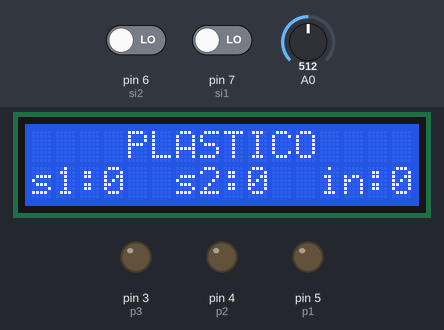
Simulated run of this sketch. Board: Arduino Uno, built with avr-gcc and run on an emulated ATmega328P. Parts: 16×2 character LCD, output pins drawn as LEDs (lit = HIGH). The inputs (shaded band) are chosen by the test bench; at power-on: A0 = 512, pin 6 (si2) LOW, pin 7 (si1) LOW.

Above: at 3.2 s.
3.3 s: A0 set to 12
4.8 s: A0 set to 9
At 6.0 s:
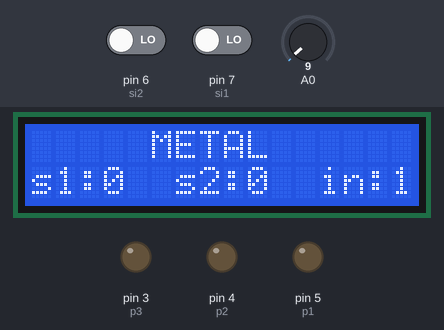
6.3 s: pin 6 (si2) driven HIGH
At 7.4 s:
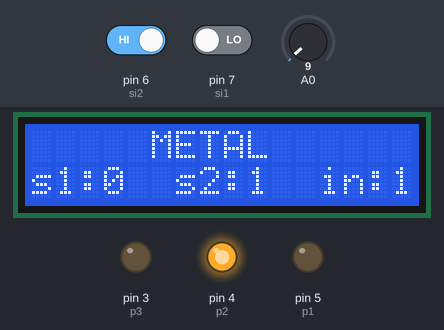
8.1 s: pin 7 (si1) driven HIGH
At 9.9 s:
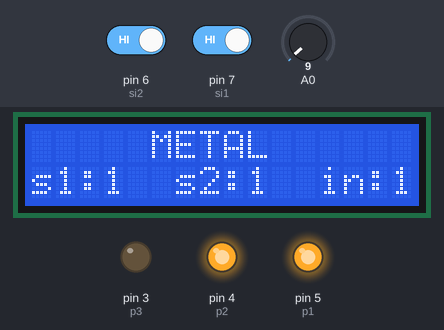
10.7 s: pin 6 (si2) driven LOW
At 13.6 s:
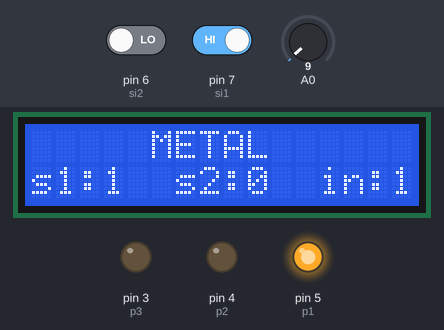
13.7 s: A0 set to 122
At 15.7 s:
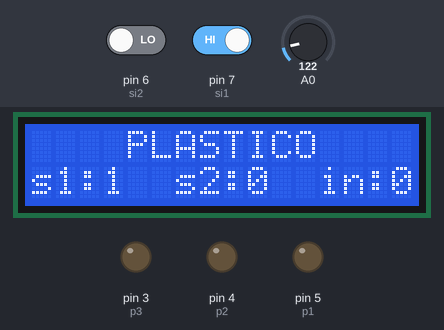
Timing chart, 0 to 16.8 s (numbered marks = the images above; inputs shaded):
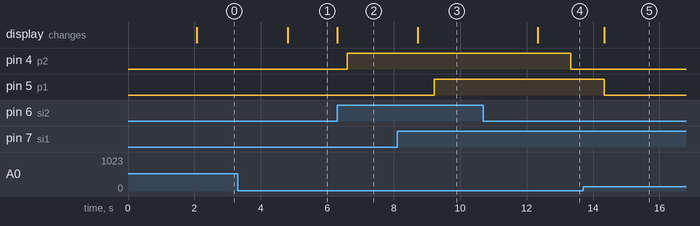

Measured:
- the behaviour switches between 11 and 10 on A0 (found by bisection; images 0 and 1)
- after the input at 3.3 s, every drawn part: stays the same
- after the input at 4.8 s, the display: changes at once (image 1)
- after the input at 6.3 s, pin 4 (p2): LOW → HIGH after 0.31 s; the display: changes at once (image 2)
- after the input at 8.1 s, pin 5 (p1): LOW → HIGH after 1.1 s; the display: changes after 0.62 s (image 3)
- after the input at 10.7 s, pin 4 (p2): HIGH → LOW after 2.6 s; the display: changes after 1.6 s (image 4)
- after the input at 13.7 s, pin 5 (p1): HIGH → LOW after 0.64 s; the display: changes after 0.64 s (image 5)

The sketch:

trabajo_final_oleo.ino
```cpp
/*
  The circuit:
 * LCD RS pin to digital pin 13
 * LCD Enable pin to digital pin 12
 * LCD D4 pin to digital pin 11
 * LCD D5 pin to digital pin 10
 * LCD D6 pin to digital pin 9
 * LCD D7 pin to digital pin 8
 * LCD R/W pin to ground
 * 10K resistor:
 * ends to +5V and ground
 * wiper to LCD VO pin (pin 3)
 */
// --------------------------- LIBRERIAS ---------------------------
// libreria lcd
#include <LiquidCrystal.h>

// initialize the library with the numbers of the interface pins
LiquidCrystal lcd(13, 12, 11, 10, 9, 8);

// --------------------------- CONEXIONES ---------------------------
const int si1 = 7;      // sensor infrarrojo 1
const int si2 = 6;      // sensor infrarrojo 2

const int p1 = 5;      // piston 1
const int p2 = 4;      // piston 2
const int p3 = 3;      // piston 3

// --------------------------- VARIABLES ---------------------------
int indu = 0;        // variable sensor inductivo

boolean ind = 0;        // variable sensor inductivo
boolean sif1 = 0;        // variable sensor infrarrojo 1
boolean sif2 = 0;        // variable sensor infrarrojo 2

// lo uso para saber si es metal o prlastico
boolean met = 0;        // variable metal / plastico

// --------------------------- CONFIGURACION INICIAL ---------------------------
void setup() {
  Serial. begin(9600);      // incializo el puerto serial para mandar datos al pc
  // set up the LCD's number of columns and rows:
  lcd.begin(16, 2);
  // Print a message to the LCD.
  lcd.print("      HOLA");

  pinMode(p1,OUTPUT);    // salida
  pinMode(p2,OUTPUT);    // salida
  pinMode(p3,OUTPUT);    // salida

  pinMode(si1,INPUT);    // entrada
  pinMode(si2,INPUT);    // entrada
  delay(2000);
}

// --------------------------- PROGRAMA PRINCIPAL ---------------------------
void loop() {
  mindu();      // mido sensor inductivo

  if (ind){
    met = 1;
  }

  sif1 = digitalRead(si1);
  sif2 = digitalRead(si2);

  // muestro valores por el lcd
  if (met){
    lcd.setCursor(0, 0);
    lcd.print("     METAL      ");
  }
  else{
    lcd.setCursor(0, 0);
    lcd.print("    PLASTICO");
  }
  // muestro en la segunda linea
  lcd.setCursor(0, 1);
  lcd.print("s1:");
  lcd.print(sif1);
  lcd.print("  s2:");
  lcd.print(sif2);
  lcd.print("  in:");
  lcd.print(ind);

  if (sif1 && met){
    delay(500);
    digitalWrite(p1,1);
    delay(500);
    met = 0;
  }
  else{
    digitalWrite(p1,0);
  }

  if (sif2){
    delay(300);
    digitalWrite(p2,1);
    delay(500);
  }
  else{
    digitalWrite(p2,0);
  }

}

void mindu(){
  indu = analogRead(0);    // leo el sensor inductivo
  if (indu > 10){
    ind = 0;
  }
  else{
    ind = 1;
  }
}
```
